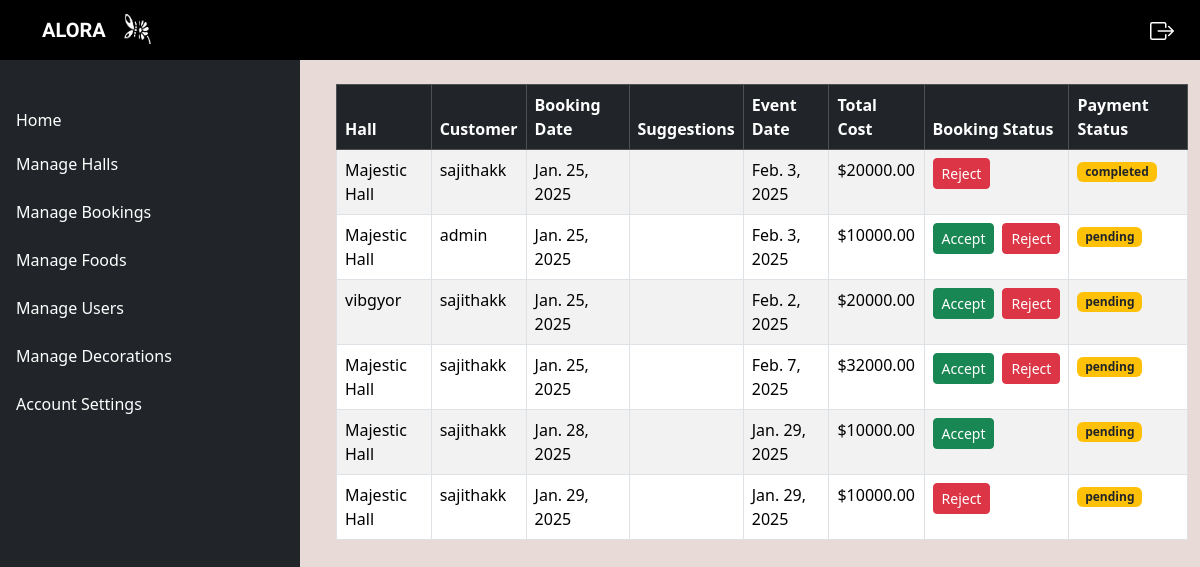
The app's page /view_booking, older data.
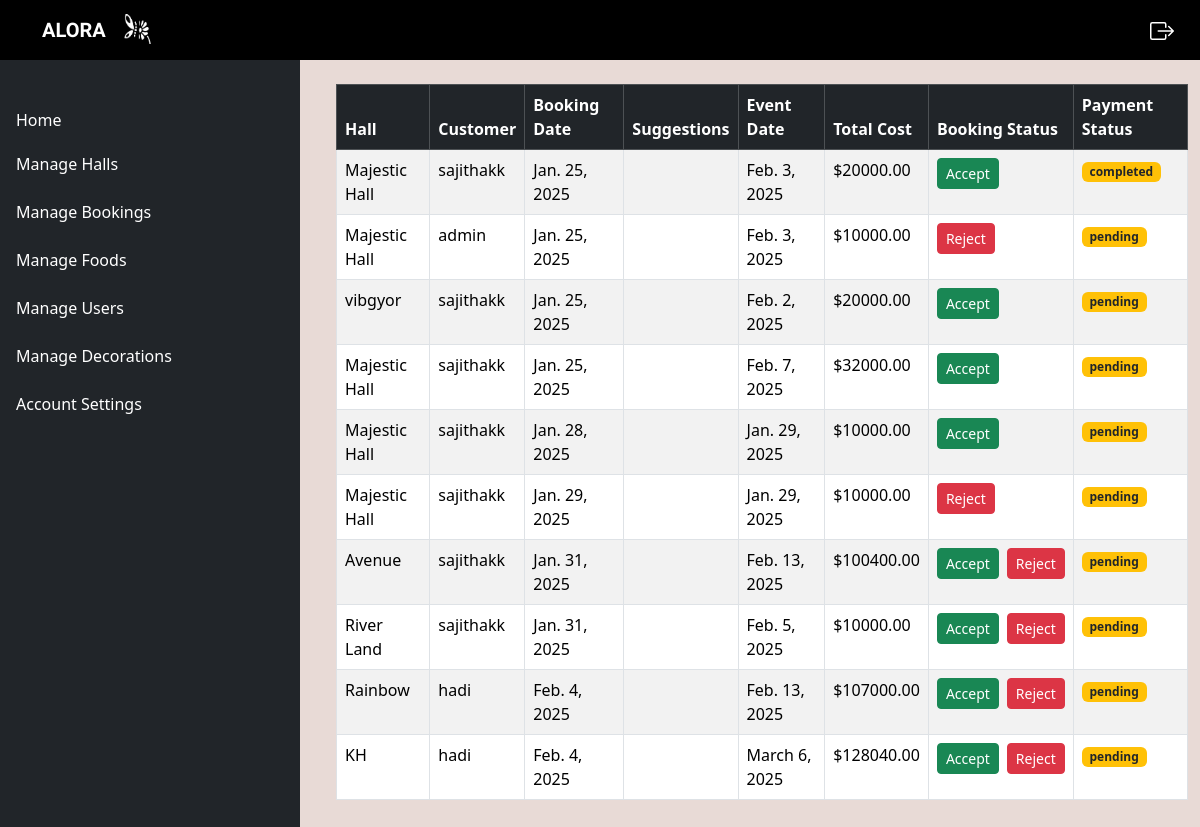
The same page, newer data.
### event/models.py (models this page shows, shortened)
class Booking(models.Model):
    hall_id=models.ForeignKey(Hall,on_delete=models.CASCADE)
    customer_id=models.ForeignKey(User,on_delete=models.CASCADE)
    booking_date=models.DateField(auto_now_add=True)
    payment_status=models.CharField(max_length=20,default='pending',null=True,blank=True)
    include_photography=models.BooleanField(null=True,blank=True)
    include_food=models.BooleanField(null=True,blank=True)
    food=models.ForeignKey(Food,on_delete=models.CASCADE,null=True,blank=True)
    include_decoration=models.BooleanField(null=True,blank=True)
    decoration_model=models.ForeignKey(Decoration,on_delete=models.CASCADE,null=True,blank=True)
    photography_cost=models.DecimalField(max_digits=10,decimal_places=2,null=True,blank=True,default=1000)
    suggestion=models.CharField(max_length=250,null=True,blank=True)
    total_cost=models.DecimalField(max_digits=10,decimal_places=2)
    event_date=models.DateField(null=True,blank=True)
    status=models.CharField(max_length=20,default='pending',null=True,blank=True)
    number=models.IntegerField(null=True,blank=True)

class Hall(models.Model):
    name=models.CharField(max_length=100)
    location=models.TextField()
    capacity=models.IntegerField()
    price_per_day=models.DecimalField(max_digits=10,decimal_places=2)
    photo_url=models.FileField()
    description=models.TextField()

### event/views.py (the view)
# urls.py: path('view_booking',views.View_booking,name='view_booking'),
def View_booking(request):
    event_booking=Booking.objects.all()
    return render(request,'view_booking.html',{'events':event_booking})

### templates/view_booking.html (shortened to what this page needs)
{% extends 'admin_home.html' %}
{% load static %}
{% block content %}
<div class="content ps-4" >
    {% if events %}
<div class="container mt-4">
    <div class="table-responsive">
        <table class="table table-bordered table-striped table-hover">
            <thead class="table-dark">
                <tr>
                    <th>Hall</th>
                    <th>Customer</th>
                    <th>Booking Date</th>
                    <th>Suggestions</th>
                    <th>Event Date</th>
                    <th>Total Cost</th>
                    <th>Booking Status</th>
                    <th>Payment Status</th>
                </tr>
            </thead>
            <tbody>
                {% for i in events %}
                <tr>
                    <td>{{ i.hall_id.name }}</td>
                    <td>{{ i.customer_id.username }}</td>
                    <td>{{ i.booking_date }}</td>
                    <td>{{ i.suggestion }}</td>
                    <td>{{ i.event_date }}</td>
                    <td>${{ i.total_cost }}</td>
                    <td>
                        <form action="{% url 'set_status' id=i.id %}" method="post" class="d-flex gap-2">
                            {% if i.status == 'pending' %}
                                <input type="submit" name="status1" value="Accept" class="btn btn-success btn-sm">
                                <input type="submit" name="status1" value="Reject" class="btn btn-danger btn-sm">
                            {% elif i.status == 'accepted' %}
                                <input type="submit" name="status1" value="Reject" class="btn btn-danger btn-sm">
                            {% else %}
                                <input type="submit" name="status1" value="Accept" class="btn btn-success btn-sm">
                            {% endif %}
                        </form>
                    </td>
                    <td>
                        <span class="badge
                            {% if i.payment_status == 'Paid' %} bg-success
                            {% else %} bg-warning text-dark
                            {% endif %}">
                            {{ i.payment_status }}
                        </span>
                    </td>
                </tr>
                {% endfor %}
            </tbody>
        </table>
    </div>
</div>
{% endif %}
</div>
{%endblock content %}

Row changes from the older to the newer data that the page shows:
changed Booking "completed": status1 "Reject" → "Accept"
changed Booking "admin": status1 "Accept" → "Reject"; status1 "Reject" → (not shown)
changed Booking "Feb. 2, 2025": status1 "Reject" → (not shown)
changed Booking "Feb. 7, 2025": status1 "Reject" → (not shown)
added Booking: hall_id.name "Avenue", customer_id.username "sajithakk", booking_date "Jan. 31, 2025", event_date "Feb. 13, 2025", total_cost "100400.00", payment_status "pending"
added Booking: hall_id.name "River Land", customer_id.username "sajithakk", booking_date "Jan. 31, 2025", event_date "Feb. 5, 2025", total_cost "10000.00", payment_status "pending"
added Booking: hall_id.name "Rainbow", customer_id.username "hadi", booking_date "Feb. 4, 2025", event_date "Feb. 13, 2025", total_cost "107000.00", payment_status "pending"
added Booking: hall_id.name "KH", customer_id.username "hadi", booking_date "Feb. 4, 2025", event_date "March 6, 2025", total_cost "128040.00", payment_status "pending"
